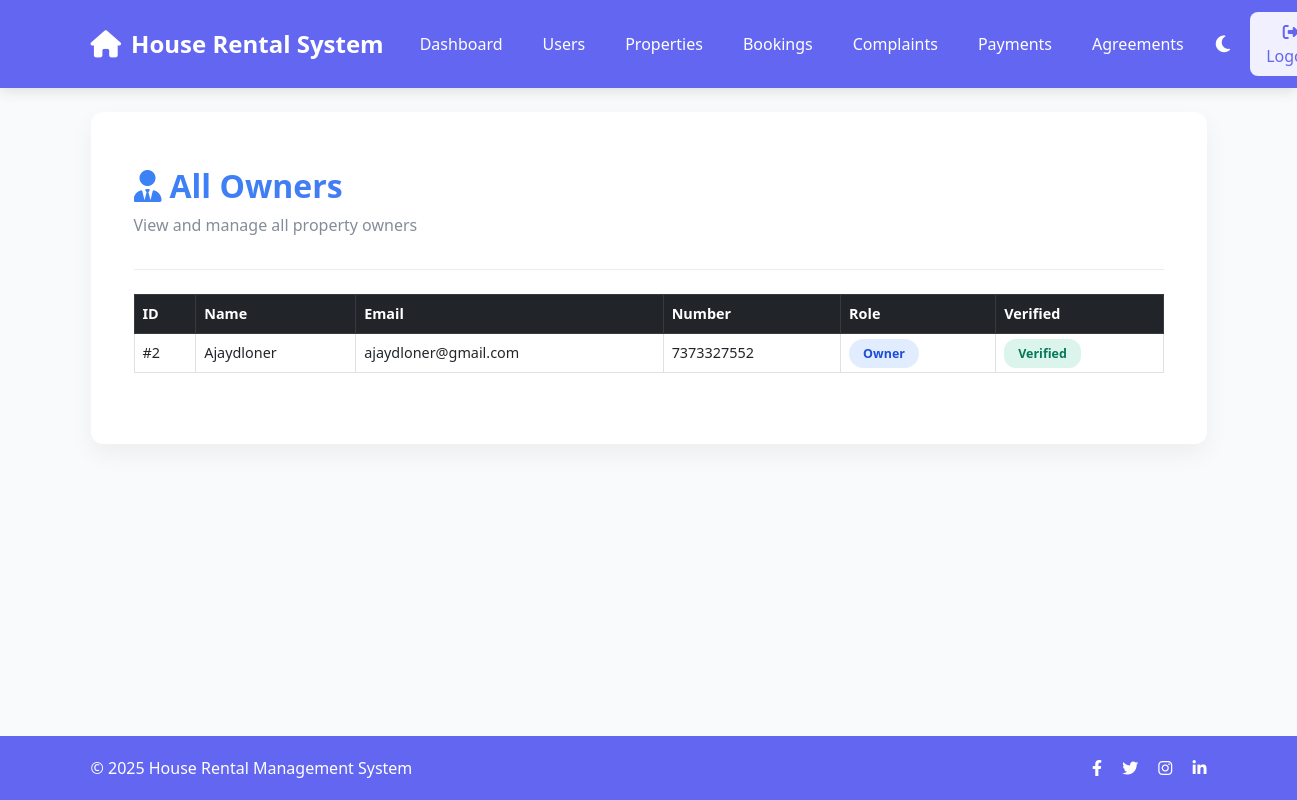
/admin/owners (signed in), run on the app's committed database.
### tables this page shows
CREATE TABLE users (
        id INTEGER PRIMARY KEY AUTOINCREMENT,
        name TEXT,
        email TEXT UNIQUE,
        password TEXT,
        number TEXT,
        role TEXT,
        otp TEXT,
        is_verified INTEGER DEFAULT 0
    );

### app.py (the view)
@app.route("/admin/owners")
def admin_owners():
    if session.get("role") != "admin":
        return redirect(url_for("login"))
    conn = get_db()
    owners = conn.execute("SELECT * FROM users WHERE role='owner'").fetchall()
    conn.close()
    return render_template("admin_owners.html", owners=owners)

### app.py (called while the page is built)
def get_db():
    conn = sqlite3.connect(os.path.join(BASE_DIR, "rental.db"))
    conn.row_factory = sqlite3.Row
    return conn

### templates/admin_owners.html (shortened to what this page needs)
{% extends "base.html" %}
{% block content %}
<link rel="stylesheet" href="https://cdnjs.cloudflare.com/ajax/libs/font-awesome/6.4.0/css/all.min.css">
<div class="container py-4">
    <div class="page-header">
        <h2 class="page-title">
            <i class="fas fa-user-tie me-2"></i>All Owners
        </h2>
        <p style="opacity: 0.6;">View and manage all property owners</p>
    </div>
    {% if owners %}
    <div class="table-responsive">
        <table class="table table-bordered table-hover align-middle">
            <thead class="table-dark">
                <tr>
                    <th>ID</th>
                    <th>Name</th>
                    <th>Email</th>
                    <th>Number</th>
                    <th>Role</th>
                    <th>Verified</th>
                </tr>
            </thead>
            <tbody>
                {% for o in owners %}
                <tr>
                    <td>#{{ o.id }}</td>
                    <td>{{ o.name }}</td>
                    <td>{{ o.email }}</td>
                    <td>{{ o.number }}</td>
                    <td><span class="role-badge">Owner</span></td>
                    <td>
                        {% if o.is_verified == 1 %}
                        <span class="badge-verified">Verified</span>
                        {% else %}
                        <span class="badge-not-verified">Not Verified</span>
                        {% endif %}
                    </td>
                </tr>
                {% endfor %}
            </tbody>
        </table>
    </div>
    {% else %}
    <div class="text-center py-5">
        <i class="far fa-folder-open fa-4x mb-3" style="opacity:0.4;"></i>
        <h4>No Owners Found</h4>
        <p style="opacity:0.6;">No owner accounts available.</p>
    </div>
    {% endif %}
</div>
{% endblock %}

### templates/base.html (style rules this page uses)
:root { --primary-color: #6366f1; --primary-dark: #4f46e5; --secondary-color: #f8fafc; --dark-bg: #0f172a; --dark-card: #1e293b; --dark-text: #e2e8f0; --light-bg: #f8fafc; --light-card: #ffffff; --light-text: #334155; --border-radius: 12px; --transition: all 0.3s ease; }
[data-theme="light"] { --bg-color: var(--light-bg); --card-bg: var(--light-card); --text-color: var(--light-text); --navbar-bg: var(--primary-color); --footer-bg: var(--primary-color); }
body { background-color: var(--bg-color); color: var(--text-color); transition: var(--transition); min-height: 100vh; display: flex; flex-direction: column; }

### templates/admin_owners.html (style rules this page uses)
.page-header { margin-bottom: 1.5rem; padding-bottom: 1rem; border-bottom: 1px solid rgba(128, 128, 128, 0.15); }
.page-title { font-weight: 800; background: linear-gradient(135deg, #3b82f6, #6366f1); -webkit-background-clip: text; -webkit-text-fill-color: transparent; }
table th { font-weight: 700; font-size: 0.9rem; }
table td { font-size: 0.9rem; }
.role-badge { padding: 6px 14px; border-radius: 20px; font-weight: 600; font-size: 0.78rem; background: rgba(59, 130, 246, 0.15); color: #1d4ed8; }
.badge-verified { background: rgba(16, 185, 129, 0.15); color: #047857; padding: 6px 14px; border-radius: 12px; font-weight: 600; font-size: 0.78rem; }

### data on the page
users: id "2", name "Ajaydloner", email "ajaydloner@gmail.com", number "7373327552", is_verified "Verified"

### other printed values
{{ current_year if current_year else "2025" }} "2025"
